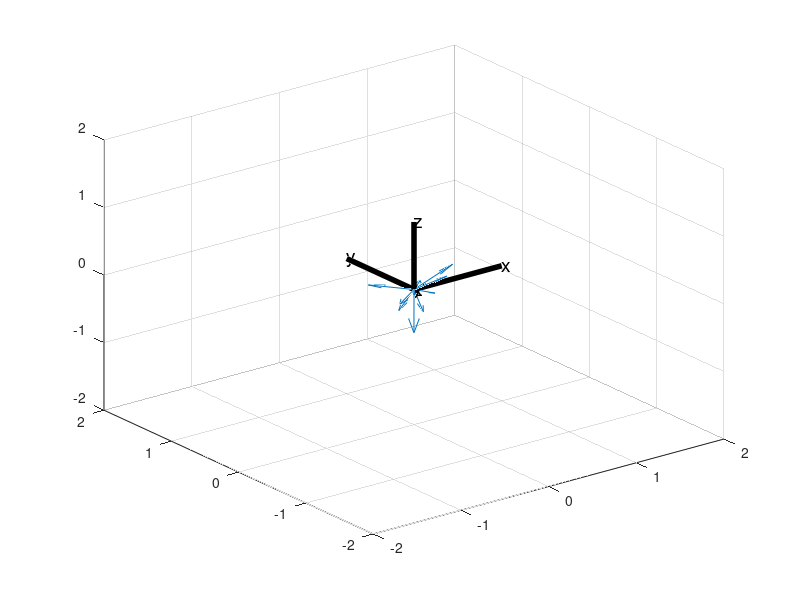

The MATLAB script that drew this image:
function plotFieldVector(field)
%takes field in form: [Bx,By,Bz] and plots the arrow direction. or matrix
%with dim (nRowX3) and then plots full evolution
%example: x=1:10; plotFieldVector([cos(pi/2*x/10).*[1,0,0]'+sin(pi/2*x/10).*[0,1,0]'+x/10.*[0,0,1]']')
if nargin==0
    field=(rand(10,3)-0.5);
end

figure;

nRows=size(field,1);
quiver3(zeros(nRows,1),zeros(nRows,1),zeros(nRows,1),field(:,1),field(:,2),field(:,3));
xlim([-2,2])
ylim([-2,2])
zlim([-2,2])
line([0,1],[0,0],[0,0],'Color','k','LineWidth',4)
text([0,1],[0,0],[0,0],'x','FontSize',14)
line([0,0],[0,1],[0,0],'Color','k','LineWidth',4)
text([0,0],[0,1],[0,0],'y','FontSize',14)
line([0,0],[0,0],[0,1],'Color','k','LineWidth',4)
text([0,0],[0,0],[0,1],'z','FontSize',14)